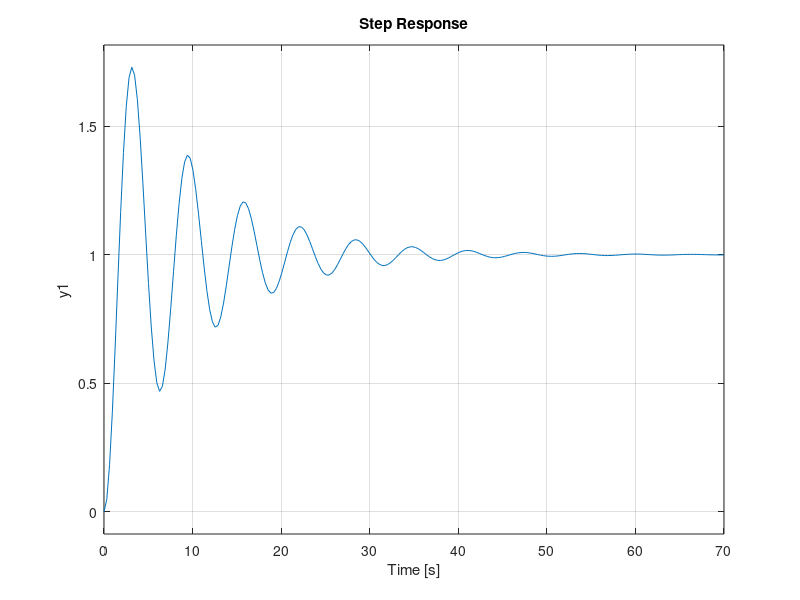

Recreate this plot in MATLAB. (Note: this script raises an error after producing the figure.)
%%% Class 1
%%% João Luiz
clear all
close all
clc

%% continuous system:
%QA'+AQ+Y'B'+BY<0
%Q>0

num = 1;
% den = [1 -0.1 1];            % unstable
den = [1 0.2 1];            % estable

[A,B,C,D] = tf2ss(num,den);
sistem = ss(A,B,C,D);



step(sistem)

%% CL system:

[x,y] = size(B)

Q = sdpvar(length(A));
Y = sdpvar(y,x);
% sdisplay(P)

lmi1 = [Q*A'+A*Q+Y'*B'+B*Y<=0];
lmi2 = [Q>=0];

LMI = [lmi1,lmi2];

optimize(LMI);

Qs = value(Q);
Ys = value(Y);

eig(A)

checkset(LMI)

eig(Q*A'+A*Q+Y'*B'+B*Y)

Q_aux = inv(Qs)
K = Ys*Q_aux;


checkset(LMI)